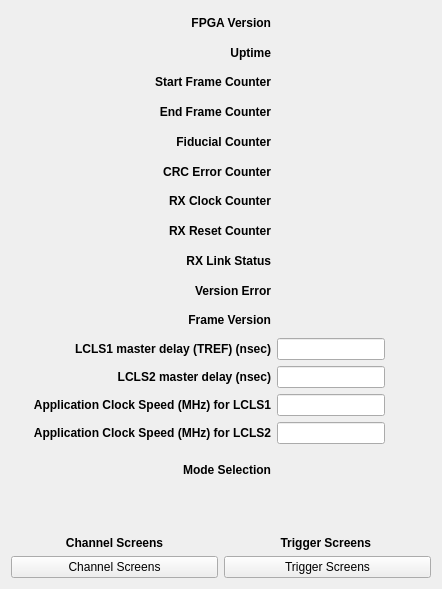
<?xml version="1.0" encoding="UTF-8"?>
<ui version="4.0">
 <class>Form</class>
 <widget class="QWidget" name="Form">
  <property name="geometry">
   <rect>
    <x>0</x>
    <y>0</y>
    <width>442</width>
    <height>589</height>
   </rect>
  </property>
  <property name="windowTitle">
   <string>TPR - ${DEV}</string>
  </property>
  <layout class="QHBoxLayout" name="horizontalLayout">
   <item>
    <layout class="QGridLayout" name="gridLayout">
     <item row="13" column="2">
      <widget class="PyDMLineEdit" name="PyDMLineEdit_3">
       <property name="toolTip">
        <string/>
       </property>
       <property name="alignment">
        <set>Qt::AlignCenter</set>
       </property>
       <property name="alarmSensitiveContent" stdset="0">
        <bool>true</bool>
       </property>
       <property name="channel" stdset="0">
        <string>ca://TPR:${LOCA}:${IOC_UNIT}:${INST}:SYS0_CLK</string>
       </property>
      </widget>
     </item>
     <item row="14" column="2">
      <widget class="PyDMLineEdit" name="PyDMLineEdit_4">
       <property name="toolTip">
        <string/>
       </property>
       <property name="alignment">
        <set>Qt::AlignCenter</set>
       </property>
       <property name="alarmSensitiveContent" stdset="0">
        <bool>true</bool>
       </property>
       <property name="channel" stdset="0">
        <string>ca://TPR:${LOCA}:${IOC_UNIT}:${INST}:SYS2_CLK</string>
       </property>
      </widget>
     </item>
     <item row="16" column="2">
      <spacer name="verticalSpacer_2">
       <property name="orientation">
        <enum>Qt::Vertical</enum>
       </property>
       <property name="sizeType">
        <enum>QSizePolicy::Expanding</enum>
       </property>
       <property name="sizeHint" stdset="0">
        <size>
         <width>20</width>
         <height>40</height>
        </size>
       </property>
      </spacer>
     </item>
     <item row="9" column="1">
      <widget class="QLabel" name="label_9">
       <property name="sizePolicy">
        <sizepolicy hsizetype="Preferred" vsizetype="Preferred">
         <horstretch>1</horstretch>
         <verstretch>1</verstretch>
        </sizepolicy>
       </property>
       <property name="font">
        <font>
         <weight>75</weight>
         <bold>true</bold>
        </font>
       </property>
       <property name="text">
        <string>Version Error</string>
       </property>
       <property name="alignment">
        <set>Qt::AlignRight|Qt::AlignTrailing|Qt::AlignVCenter</set>
       </property>
      </widget>
     </item>
     <item row="5" column="2">
      <widget class="PyDMLabel" name="PyDMLabel_6">
       <property name="toolTip">
        <string/>
       </property>
       <property name="alignment">
        <set>Qt::AlignCenter</set>
       </property>
       <property name="alarmSensitiveContent" stdset="0">
        <bool>true</bool>
       </property>
       <property name="channel" stdset="0">
        <string>ca://TPR:${LOCA}:${IOC_UNIT}:${INST}:CRCERRCNT</string>
       </property>
      </widget>
     </item>
     <item row="0" column="2">
      <widget class="PyDMLabel" name="PyDMLabel">
       <property name="toolTip">
        <string/>
       </property>
       <property name="alignment">
        <set>Qt::AlignCenter</set>
       </property>
       <property name="alarmSensitiveContent" stdset="0">
        <bool>true</bool>
       </property>
       <property name="channel" stdset="0">
        <string>ca://TPR:${LOCA}:${IOC_UNIT}:${INST}:FPGAVER</string>
       </property>
       <property name="displayFormat" stdset="0">
        <enum>PyDMLabel::Hex</enum>
       </property>
      </widget>
     </item>
     <item row="15" column="2" colspan="2">
      <widget class="PyDMEnumButton" name="PyDMEnumButton">
       <property name="sizePolicy">
        <sizepolicy hsizetype="Preferred" vsizetype="Maximum">
         <horstretch>0</horstretch>
         <verstretch>0</verstretch>
        </sizepolicy>
       </property>
       <property name="minimumSize">
        <size>
         <width>0</width>
         <height>40</height>
        </size>
       </property>
       <property name="toolTip">
        <string/>
       </property>
       <property name="styleSheet">
        <string notr="true">QPushButton{font: 8px;}</string>
       </property>
       <property name="channel" stdset="0">
        <string>ca://TPR:${LOCA}:${IOC_UNIT}:${INST}:MODE</string>
       </property>
       <property name="orientation" stdset="0">
        <enum>Qt::Horizontal</enum>
       </property>
       <property name="marginTop" stdset="0">
        <number>0</number>
       </property>
       <property name="marginBottom" stdset="0">
        <number>0</number>
       </property>
       <property name="marginLeft" stdset="0">
        <number>0</number>
       </property>
       <property name="marginRight" stdset="0">
        <number>0</number>
       </property>
       <property name="horizontalSpacing" stdset="0">
        <number>0</number>
       </property>
       <property name="verticalSpacing" stdset="0">
        <number>0</number>
       </property>
      </widget>
     </item>
     <item row="0" column="1">
      <widget class="QLabel" name="label">
       <property name="sizePolicy">
        <sizepolicy hsizetype="Preferred" vsizetype="Preferred">
         <horstretch>1</horstretch>
         <verstretch>1</verstretch>
        </sizepolicy>
       </property>
       <property name="font">
        <font>
         <weight>75</weight>
         <bold>true</bold>
        </font>
       </property>
       <property name="text">
        <string>FPGA Version</string>
       </property>
       <property name="alignment">
        <set>Qt::AlignRight|Qt::AlignTrailing|Qt::AlignVCenter</set>
       </property>
      </widget>
     </item>
     <item row="11" column="2">
      <widget class="PyDMLineEdit" name="PyDMLineEdit">
       <property name="toolTip">
        <string/>
       </property>
       <property name="alignment">
        <set>Qt::AlignCenter</set>
       </property>
       <property name="alarmSensitiveContent" stdset="0">
        <bool>true</bool>
       </property>
       <property name="channel" stdset="0">
        <string>ca://TPR:${LOCA}:${IOC_UNIT}:${INST}:TREF</string>
       </property>
      </widget>
     </item>
     <item row="10" column="2">
      <widget class="PyDMLabel" name="PyDMLabel_10">
       <property name="toolTip">
        <string/>
       </property>
       <property name="alignment">
        <set>Qt::AlignCenter</set>
       </property>
       <property name="alarmSensitiveContent" stdset="0">
        <bool>true</bool>
       </property>
       <property name="channel" stdset="0">
        <string>ca://TPR:${LOCA}:${IOC_UNIT}:${INST}:FRAMEVER</string>
       </property>
      </widget>
     </item>
     <item row="2" column="1">
      <widget class="QLabel" name="label_3">
       <property name="sizePolicy">
        <sizepolicy hsizetype="Preferred" vsizetype="Preferred">
         <horstretch>1</horstretch>
         <verstretch>1</verstretch>
        </sizepolicy>
       </property>
       <property name="font">
        <font>
         <weight>75</weight>
         <bold>true</bold>
        </font>
       </property>
       <property name="text">
        <string>Start Frame Counter</string>
       </property>
       <property name="alignment">
        <set>Qt::AlignRight|Qt::AlignTrailing|Qt::AlignVCenter</set>
       </property>
      </widget>
     </item>
     <item row="15" column="1">
      <widget class="QLabel" name="label_15">
       <property name="sizePolicy">
        <sizepolicy hsizetype="Preferred" vsizetype="Preferred">
         <horstretch>1</horstretch>
         <verstretch>1</verstretch>
        </sizepolicy>
       </property>
       <property name="font">
        <font>
         <weight>75</weight>
         <bold>true</bold>
        </font>
       </property>
       <property name="text">
        <string>Mode Selection</string>
       </property>
       <property name="alignment">
        <set>Qt::AlignRight|Qt::AlignTrailing|Qt::AlignVCenter</set>
       </property>
      </widget>
     </item>
     <item row="12" column="2">
      <widget class="PyDMLineEdit" name="PyDMLineEdit_2">
       <property name="toolTip">
        <string/>
       </property>
       <property name="alignment">
        <set>Qt::AlignCenter</set>
       </property>
       <property name="alarmSensitiveContent" stdset="0">
        <bool>true</bool>
       </property>
       <property name="channel" stdset="0">
        <string>ca://TPR:${LOCA}:${IOC_UNIT}:${INST}:MSGDLY</string>
       </property>
      </widget>
     </item>
     <item row="6" column="1">
      <widget class="QLabel" name="label_7">
       <property name="sizePolicy">
        <sizepolicy hsizetype="Preferred" vsizetype="Preferred">
         <horstretch>1</horstretch>
         <verstretch>1</verstretch>
        </sizepolicy>
       </property>
       <property name="font">
        <font>
         <weight>75</weight>
         <bold>true</bold>
        </font>
       </property>
       <property name="text">
        <string>RX Clock Counter</string>
       </property>
       <property name="alignment">
        <set>Qt::AlignRight|Qt::AlignTrailing|Qt::AlignVCenter</set>
       </property>
      </widget>
     </item>
     <item row="14" column="3">
      <spacer name="horizontalSpacer">
       <property name="orientation">
        <enum>Qt::Horizontal</enum>
       </property>
       <property name="sizeHint" stdset="0">
        <size>
         <width>40</width>
         <height>20</height>
        </size>
       </property>
      </spacer>
     </item>
     <item row="4" column="2">
      <widget class="PyDMLabel" name="PyDMLabel_5">
       <property name="toolTip">
        <string/>
       </property>
       <property name="alignment">
        <set>Qt::AlignCenter</set>
       </property>
       <property name="alarmSensitiveContent" stdset="0">
        <bool>true</bool>
       </property>
       <property name="channel" stdset="0">
        <string>ca://TPR:${LOCA}:${IOC_UNIT}:${INST}:FIDCNT</string>
       </property>
      </widget>
     </item>
     <item row="5" column="1">
      <widget class="QLabel" name="label_6">
       <property name="sizePolicy">
        <sizepolicy hsizetype="Preferred" vsizetype="Preferred">
         <horstretch>1</horstretch>
         <verstretch>1</verstretch>
        </sizepolicy>
       </property>
       <property name="font">
        <font>
         <weight>75</weight>
         <bold>true</bold>
        </font>
       </property>
       <property name="text">
        <string>CRC Error Counter</string>
       </property>
       <property name="alignment">
        <set>Qt::AlignRight|Qt::AlignTrailing|Qt::AlignVCenter</set>
       </property>
      </widget>
     </item>
     <item row="12" column="1">
      <widget class="QLabel" name="label_13">
       <property name="sizePolicy">
        <sizepolicy hsizetype="Preferred" vsizetype="Preferred">
         <horstretch>1</horstretch>
         <verstretch>1</verstretch>
        </sizepolicy>
       </property>
       <property name="font">
        <font>
         <weight>75</weight>
         <bold>true</bold>
        </font>
       </property>
       <property name="text">
        <string>LCLS2 master delay (nsec)</string>
       </property>
       <property name="alignment">
        <set>Qt::AlignRight|Qt::AlignTrailing|Qt::AlignVCenter</set>
       </property>
      </widget>
     </item>
     <item row="3" column="1">
      <widget class="QLabel" name="label_4">
       <property name="sizePolicy">
        <sizepolicy hsizetype="Preferred" vsizetype="Preferred">
         <horstretch>1</horstretch>
         <verstretch>1</verstretch>
        </sizepolicy>
       </property>
       <property name="font">
        <font>
         <weight>75</weight>
         <bold>true</bold>
        </font>
       </property>
       <property name="text">
        <string>End Frame Counter</string>
       </property>
       <property name="alignment">
        <set>Qt::AlignRight|Qt::AlignTrailing|Qt::AlignVCenter</set>
       </property>
      </widget>
     </item>
     <item row="1" column="1">
      <widget class="QLabel" name="label_2">
       <property name="sizePolicy">
        <sizepolicy hsizetype="Preferred" vsizetype="Preferred">
         <horstretch>1</horstretch>
         <verstretch>1</verstretch>
        </sizepolicy>
       </property>
       <property name="font">
        <font>
         <weight>75</weight>
         <bold>true</bold>
        </font>
       </property>
       <property name="text">
        <string>Uptime</string>
       </property>
       <property name="alignment">
        <set>Qt::AlignRight|Qt::AlignTrailing|Qt::AlignVCenter</set>
       </property>
      </widget>
     </item>
     <item row="10" column="1">
      <widget class="QLabel" name="label_10">
       <property name="sizePolicy">
        <sizepolicy hsizetype="Preferred" vsizetype="Preferred">
         <horstretch>1</horstretch>
         <verstretch>1</verstretch>
        </sizepolicy>
       </property>
       <property name="font">
        <font>
         <weight>75</weight>
         <bold>true</bold>
        </font>
       </property>
       <property name="text">
        <string>Frame Version</string>
       </property>
       <property name="alignment">
        <set>Qt::AlignRight|Qt::AlignTrailing|Qt::AlignVCenter</set>
       </property>
      </widget>
     </item>
     <item row="6" column="2">
      <widget class="PyDMLabel" name="PyDMLabel_7">
       <property name="toolTip">
        <string/>
       </property>
       <property name="alignment">
        <set>Qt::AlignCenter</set>
       </property>
       <property name="alarmSensitiveContent" stdset="0">
        <bool>true</bool>
       </property>
       <property name="channel" stdset="0">
        <string>ca://TPR:${LOCA}:${IOC_UNIT}:${INST}:RXCLKCNT</string>
       </property>
      </widget>
     </item>
     <item row="2" column="2">
      <widget class="PyDMLabel" name="PyDMLabel_3">
       <property name="toolTip">
        <string/>
       </property>
       <property name="alignment">
        <set>Qt::AlignCenter</set>
       </property>
       <property name="alarmSensitiveContent" stdset="0">
        <bool>true</bool>
       </property>
       <property name="channel" stdset="0">
        <string>ca://TPR:${LOCA}:${IOC_UNIT}:${INST}:SOFCNT</string>
       </property>
      </widget>
     </item>
     <item row="1" column="2">
      <widget class="PyDMLabel" name="PyDMLabel_2">
       <property name="toolTip">
        <string/>
       </property>
       <property name="alignment">
        <set>Qt::AlignCenter</set>
       </property>
       <property name="alarmSensitiveContent" stdset="0">
        <bool>true</bool>
       </property>
       <property name="channel" stdset="0">
        <string>ca://TPR:${LOCA}:${IOC_UNIT}:${INST}:UPTIME</string>
       </property>
      </widget>
     </item>
     <item row="8" column="1">
      <widget class="QLabel" name="label_8">
       <property name="sizePolicy">
        <sizepolicy hsizetype="Preferred" vsizetype="Preferred">
         <horstretch>1</horstretch>
         <verstretch>1</verstretch>
        </sizepolicy>
       </property>
       <property name="font">
        <font>
         <weight>75</weight>
         <bold>true</bold>
        </font>
       </property>
       <property name="text">
        <string>RX Link Status</string>
       </property>
       <property name="alignment">
        <set>Qt::AlignRight|Qt::AlignTrailing|Qt::AlignVCenter</set>
       </property>
      </widget>
     </item>
     <item row="3" column="2">
      <widget class="PyDMLabel" name="PyDMLabel_4">
       <property name="toolTip">
        <string/>
       </property>
       <property name="alignment">
        <set>Qt::AlignCenter</set>
       </property>
       <property name="alarmSensitiveContent" stdset="0">
        <bool>true</bool>
       </property>
       <property name="channel" stdset="0">
        <string>ca://TPR:${LOCA}:${IOC_UNIT}:${INST}:EOFCNT</string>
       </property>
      </widget>
     </item>
     <item row="8" column="2">
      <widget class="PyDMLabel" name="PyDMLabel_8">
       <property name="toolTip">
        <string/>
       </property>
       <property name="alignment">
        <set>Qt::AlignCenter</set>
       </property>
       <property name="alarmSensitiveContent" stdset="0">
        <bool>true</bool>
       </property>
       <property name="channel" stdset="0">
        <string>ca://TPR:${LOCA}:${IOC_UNIT}:${INST}:RXLNKSTATUS</string>
       </property>
      </widget>
     </item>
     <item row="11" column="1">
      <widget class="QLabel" name="label_11">
       <property name="sizePolicy">
        <sizepolicy hsizetype="Preferred" vsizetype="Preferred">
         <horstretch>1</horstretch>
         <verstretch>1</verstretch>
        </sizepolicy>
       </property>
       <property name="font">
        <font>
         <weight>75</weight>
         <bold>true</bold>
        </font>
       </property>
       <property name="text">
        <string>LCLS1 master delay (TREF) (nsec)</string>
       </property>
       <property name="alignment">
        <set>Qt::AlignRight|Qt::AlignTrailing|Qt::AlignVCenter</set>
       </property>
      </widget>
     </item>
     <item row="13" column="1">
      <widget class="QLabel" name="label_12">
       <property name="sizePolicy">
        <sizepolicy hsizetype="Preferred" vsizetype="Preferred">
         <horstretch>1</horstretch>
         <verstretch>1</verstretch>
        </sizepolicy>
       </property>
       <property name="font">
        <font>
         <weight>75</weight>
         <bold>true</bold>
        </font>
       </property>
       <property name="text">
        <string>Application Clock Speed (MHz) for LCLS1</string>
       </property>
       <property name="alignment">
        <set>Qt::AlignRight|Qt::AlignTrailing|Qt::AlignVCenter</set>
       </property>
      </widget>
     </item>
     <item row="18" column="1" colspan="3">
      <layout class="QGridLayout" name="gridLayout_2">
       <item row="1" column="0">
        <widget class="PyDMRelatedDisplayButton" name="PyDMRelatedDisplayButton">
         <property name="sizePolicy">
          <sizepolicy hsizetype="Preferred" vsizetype="Fixed">
           <horstretch>0</horstretch>
           <verstretch>0</verstretch>
          </sizepolicy>
         </property>
         <property name="minimumSize">
          <size>
           <width>0</width>
           <height>0</height>
          </size>
         </property>
         <property name="toolTip">
          <string/>
         </property>
         <property name="text">
          <string>Channel Screens</string>
         </property>
         <property name="alarmSensitiveContent" stdset="0">
          <bool>false</bool>
         </property>
         <property name="alarmSensitiveBorder" stdset="0">
          <bool>true</bool>
         </property>
         <property name="PyDMToolTip" stdset="0">
          <string/>
         </property>
         <property name="channel" stdset="0">
          <string/>
         </property>
         <property name="filenames" stdset="0">
          <stringlist>
           <string>tpr_channel_screen_pau.ui</string>
           <string>tpr_channel_screen_pau.ui</string>
           <string>tpr_channel_screen_pau.ui</string>
           <string>tpr_channel_screen_pau.ui</string>
           <string>tpr_channel_screen_pau.ui</string>
           <string>tpr_channel_screen_pau.ui</string>
           <string>tpr_channel_screen_pau.ui</string>
           <string>tpr_channel_screen_pau.ui</string>
           <string>tpr_channel_screen_pau.ui</string>
           <string>tpr_channel_screen_pau.ui</string>
           <string>tpr_channel_screen_pau.ui</string>
           <string>tpr_channel_screen_pau.ui</string>
           <string>tpr_channel_screen_pau.ui</string>
           <string>tpr_channel_screen_pau.ui</string>
           <string>tpr_channel_screen_pau.ui</string>
           <string>tpr_channel_screen_pau.ui</string>
           <string></string>
          </stringlist>
         </property>
         <property name="titles" stdset="0">
          <stringlist>
           <string>Channel 00</string>
           <string>Channel 01</string>
           <string>Channel 02</string>
           <string>Channel 03</string>
           <string>Channel 04</string>
           <string>Channel 05</string>
           <string>Channel 06</string>
           <string>Channel 07</string>
           <string>Channel 08</string>
           <string>Channel 09</string>
           <string>Channel 10</string>
           <string>Channel 11</string>
           <string>Channel 12</string>
           <string>Channel 13</string>
           <string>Channel 14</string>
           <string>Channel 15</string>
           <string></string>
          </stringlist>
         </property>
         <property name="showIcon" stdset="0">
          <bool>true</bool>
         </property>
         <property name="macros" stdset="0">
          <stringlist>
           <string>{&quot;NN&quot;:&quot;00&quot;}</string>
           <string>{&quot;NN&quot;:&quot;01&quot;}</string>
           <string>{&quot;NN&quot;:&quot;02&quot;}</string>
           <string>{&quot;NN&quot;:&quot;03&quot;}</string>
           <string>{&quot;NN&quot;:&quot;04&quot;}</string>
           <string>{&quot;NN&quot;:&quot;05&quot;}</string>
           <string>{&quot;NN&quot;:&quot;06&quot;}</string>
           <string>{&quot;NN&quot;:&quot;07&quot;}</string>
           <string>{&quot;NN&quot;:&quot;08&quot;}</string>
           <string>{&quot;NN&quot;:&quot;09&quot;}</string>
           <string>{&quot;NN&quot;:&quot;10&quot;}</string>
           <string>{&quot;NN&quot;:&quot;11&quot;}</string>
           <string>{&quot;NN&quot;:&quot;12&quot;}</string>
           <string>{&quot;NN&quot;:&quot;13&quot;}</string>
           <string>{&quot;NN&quot;:&quot;14&quot;}</string>
           <string>{&quot;NN&quot;:&quot;15&quot;}</string>
          </stringlist>
         </property>
         <property name="openInNewWindow" stdset="0">
          <bool>true</bool>
         </property>
         <property name="passwordProtected" stdset="0">
          <bool>false</bool>
         </property>
         <property name="password" stdset="0">
          <string/>
         </property>
         <property name="protectedPassword" stdset="0">
          <string/>
         </property>
         <property name="followSymlinks" stdset="0">
          <bool>false</bool>
         </property>
        </widget>
       </item>
       <item row="0" column="0">
        <widget class="QLabel" name="label_16">
         <property name="font">
          <font>
           <weight>75</weight>
           <bold>true</bold>
          </font>
         </property>
         <property name="text">
          <string>Channel Screens</string>
         </property>
         <property name="alignment">
          <set>Qt::AlignCenter</set>
         </property>
        </widget>
       </item>
       <item row="0" column="1">
        <widget class="QLabel" name="label_17">
         <property name="font">
          <font>
           <weight>75</weight>
           <bold>true</bold>
          </font>
         </property>
         <property name="text">
          <string>Trigger Screens </string>
         </property>
         <property name="alignment">
          <set>Qt::AlignCenter</set>
         </property>
        </widget>
       </item>
       <item row="1" column="1">
        <widget class="PyDMRelatedDisplayButton" name="PyDMRelatedDisplayButton_2">
         <property name="sizePolicy">
          <sizepolicy hsizetype="Preferred" vsizetype="Fixed">
           <horstretch>0</horstretch>
           <verstretch>0</verstretch>
          </sizepolicy>
         </property>
         <property name="minimumSize">
          <size>
           <width>0</width>
           <height>0</height>
          </size>
         </property>
         <property name="toolTip">
          <string/>
         </property>
         <property name="text">
          <string>Trigger Screens</string>
         </property>
         <property name="filenames" stdset="0">
          <stringlist>
           <string>tpr_trigger_screen_pau.ui</string>
           <string>tpr_trigger_screen_pau.ui</string>
           <string>tpr_trigger_screen_pau.ui</string>
           <string>tpr_trigger_screen_pau.ui</string>
           <string>tpr_trigger_screen_pau.ui</string>
           <string>tpr_trigger_screen_pau.ui</string>
           <string>tpr_trigger_screen_pau.ui</string>
           <string>tpr_trigger_screen_pau.ui</string>
           <string>tpr_trigger_screen_pau.ui</string>
           <string>tpr_trigger_screen_pau.ui</string>
           <string>tpr_trigger_screen_pau.ui</string>
           <string>tpr_trigger_screen_pau.ui</string>
           <string>tpr_trigger_screen_pau.ui</string>
           <string>tpr_trigger_screen_pau.ui</string>
           <string>tpr_trigger_screen_pau.ui</string>
           <string>tpr_trigger_screen_pau.ui</string>
          </stringlist>
         </property>
         <property name="titles" stdset="0">
          <stringlist>
           <string>Trigger 00</string>
           <string>Trigger 01</string>
           <string>Trigger 02</string>
           <string>Trigger 03</string>
           <string>Trigger 04</string>
           <string>Trigger 05</string>
           <string>Trigger 06</string>
           <string>Trigger 07</string>
           <string>Trigger 08</string>
           <string>Trigger 09</string>
           <string>Trigger 10</string>
           <string>Trigger 11</string>
           <string>Trigger 12</string>
           <string>Trigger 13</string>
           <string>Trigger 14</string>
           <string>Trigger 15</string>
          </stringlist>
         </property>
         <property name="macros" stdset="0">
          <stringlist>
           <string>{&quot;NN&quot;:&quot;00&quot;}</string>
           <string>{&quot;NN&quot;:&quot;01&quot;}</string>
           <string>{&quot;NN&quot;:&quot;02&quot;}</string>
           <string>{&quot;NN&quot;:&quot;03&quot;}</string>
           <string>{&quot;NN&quot;:&quot;04&quot;}</string>
           <string>{&quot;NN&quot;:&quot;05&quot;}</string>
           <string>{&quot;NN&quot;:&quot;06&quot;}</string>
           <string>{&quot;NN&quot;:&quot;07&quot;}</string>
           <string>{&quot;NN&quot;:&quot;08&quot;}</string>
           <string>{&quot;NN&quot;:&quot;09&quot;}</string>
           <string>{&quot;NN&quot;:&quot;10&quot;}</string>
           <string>{&quot;NN&quot;:&quot;11&quot;}</string>
           <string>{&quot;NN&quot;:&quot;12&quot;}</string>
           <string>{&quot;NN&quot;:&quot;13&quot;}</string>
           <string>{&quot;NN&quot;:&quot;14&quot;}</string>
           <string>{&quot;NN&quot;:&quot;15&quot;}</string>
          </stringlist>
         </property>
         <property name="openInNewWindow" stdset="0">
          <bool>true</bool>
         </property>
        </widget>
       </item>
      </layout>
     </item>
     <item row="4" column="1">
      <widget class="QLabel" name="label_5">
       <property name="sizePolicy">
        <sizepolicy hsizetype="Preferred" vsizetype="Preferred">
         <horstretch>1</horstretch>
         <verstretch>1</verstretch>
        </sizepolicy>
       </property>
       <property name="font">
        <font>
         <weight>75</weight>
         <bold>true</bold>
        </font>
       </property>
       <property name="text">
        <string>Fiducial Counter</string>
       </property>
       <property name="alignment">
        <set>Qt::AlignRight|Qt::AlignTrailing|Qt::AlignVCenter</set>
       </property>
      </widget>
     </item>
     <item row="9" column="2">
      <widget class="PyDMLabel" name="PyDMLabel_9">
       <property name="toolTip">
        <string/>
       </property>
       <property name="alignment">
        <set>Qt::AlignCenter</set>
       </property>
       <property name="alarmSensitiveContent" stdset="0">
        <bool>true</bool>
       </property>
       <property name="channel" stdset="0">
        <string>ca://TPR:${LOCA}:${IOC_UNIT}:${INST}:VERERR</string>
       </property>
      </widget>
     </item>
     <item row="14" column="1">
      <widget class="QLabel" name="label_14">
       <property name="sizePolicy">
        <sizepolicy hsizetype="Preferred" vsizetype="Preferred">
         <horstretch>1</horstretch>
         <verstretch>1</verstretch>
        </sizepolicy>
       </property>
       <property name="font">
        <font>
         <weight>75</weight>
         <bold>true</bold>
        </font>
       </property>
       <property name="text">
        <string>Application Clock Speed (MHz) for LCLS2</string>
       </property>
       <property name="alignment">
        <set>Qt::AlignRight|Qt::AlignTrailing|Qt::AlignVCenter</set>
       </property>
      </widget>
     </item>
     <item row="7" column="1">
      <widget class="QLabel" name="label_18">
       <property name="sizePolicy">
        <sizepolicy hsizetype="Preferred" vsizetype="Preferred">
         <horstretch>1</horstretch>
         <verstretch>1</verstretch>
        </sizepolicy>
       </property>
       <property name="font">
        <font>
         <weight>75</weight>
         <bold>true</bold>
        </font>
       </property>
       <property name="text">
        <string>RX Reset Counter</string>
       </property>
       <property name="alignment">
        <set>Qt::AlignRight|Qt::AlignTrailing|Qt::AlignVCenter</set>
       </property>
      </widget>
     </item>
     <item row="7" column="2">
      <widget class="PyDMLabel" name="PyDMLabel_11">
       <property name="toolTip">
        <string/>
       </property>
       <property name="alignment">
        <set>Qt::AlignCenter</set>
       </property>
       <property name="alarmSensitiveContent" stdset="0">
        <bool>true</bool>
       </property>
       <property name="channel" stdset="0">
        <string>ca://TPR:${LOCA}:${IOC_UNIT}:${INST}:RXRSTCNT</string>
       </property>
      </widget>
     </item>
    </layout>
   </item>
  </layout>
 </widget>
 <customwidgets>
  <customwidget>
   <class>PyDMLabel</class>
   <extends>QLabel</extends>
   <header>pydm.widgets.label</header>
  </customwidget>
  <customwidget>
   <class>PyDMEnumButton</class>
   <extends>QWidget</extends>
   <header>pydm.widgets.enum_button</header>
  </customwidget>
  <customwidget>
   <class>PyDMLineEdit</class>
   <extends>QLineEdit</extends>
   <header>pydm.widgets.line_edit</header>
  </customwidget>
  <customwidget>
   <class>PyDMRelatedDisplayButton</class>
   <extends>QPushButton</extends>
   <header>pydm.widgets.related_display_button</header>
  </customwidget>
 </customwidgets>
 <resources/>
 <connections/>
</ui>
